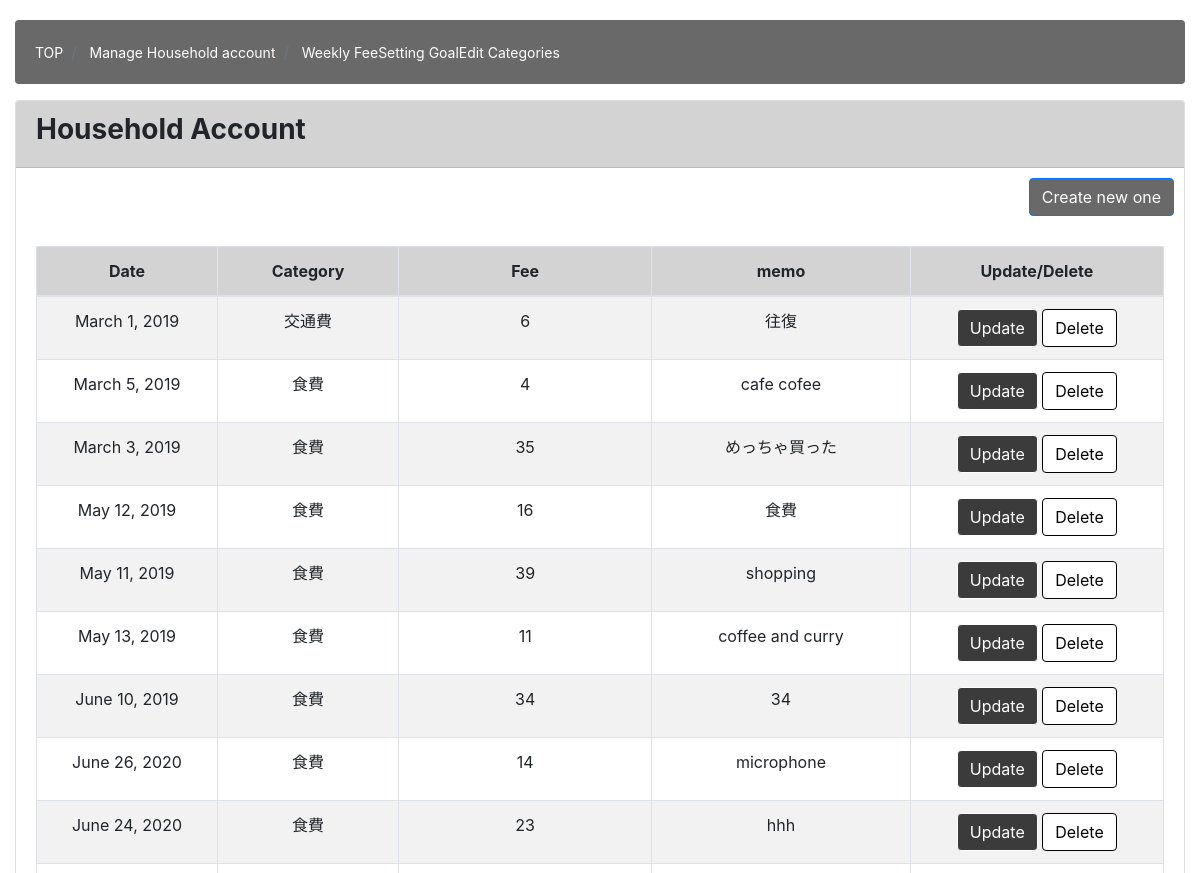
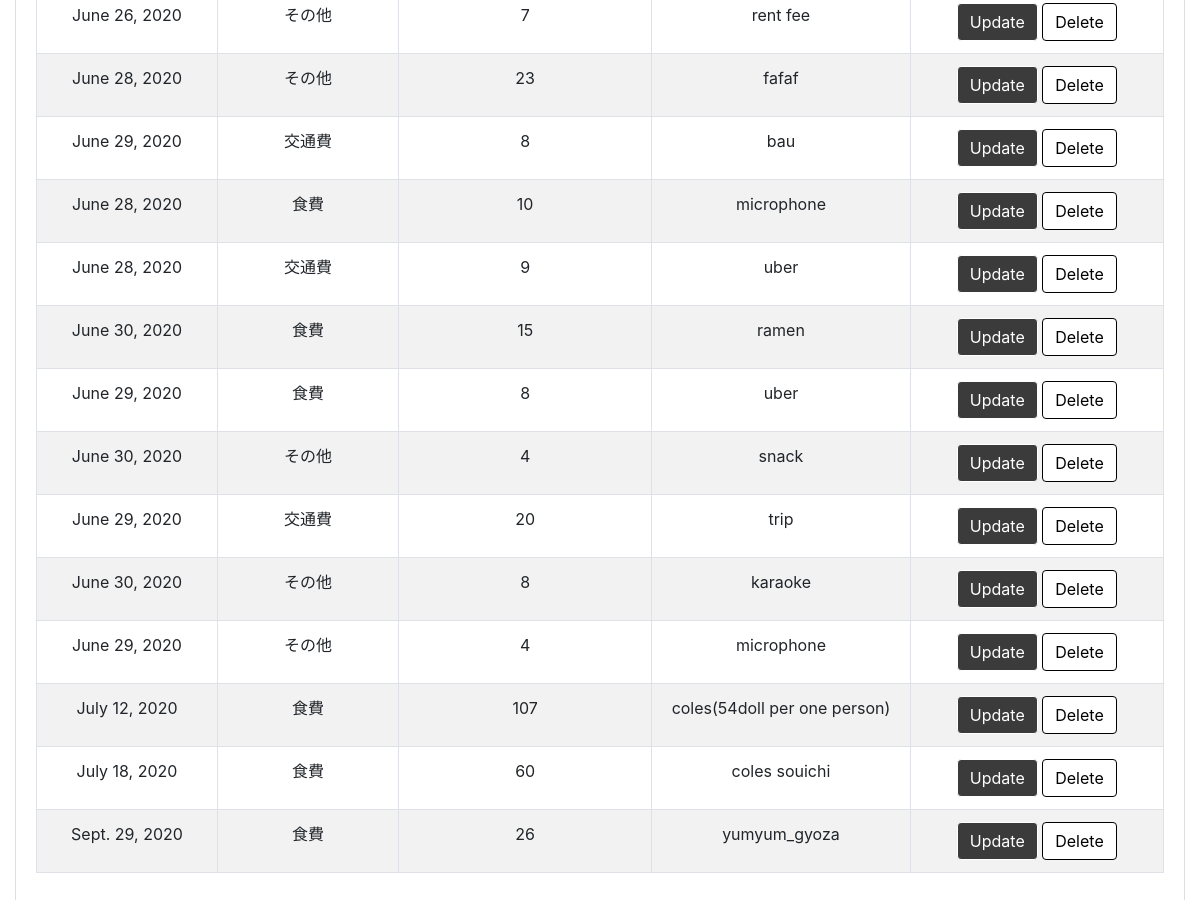
Page /kakeibo/kakeibo_list/ on the earlier database version (2 pictures, top to bottom).
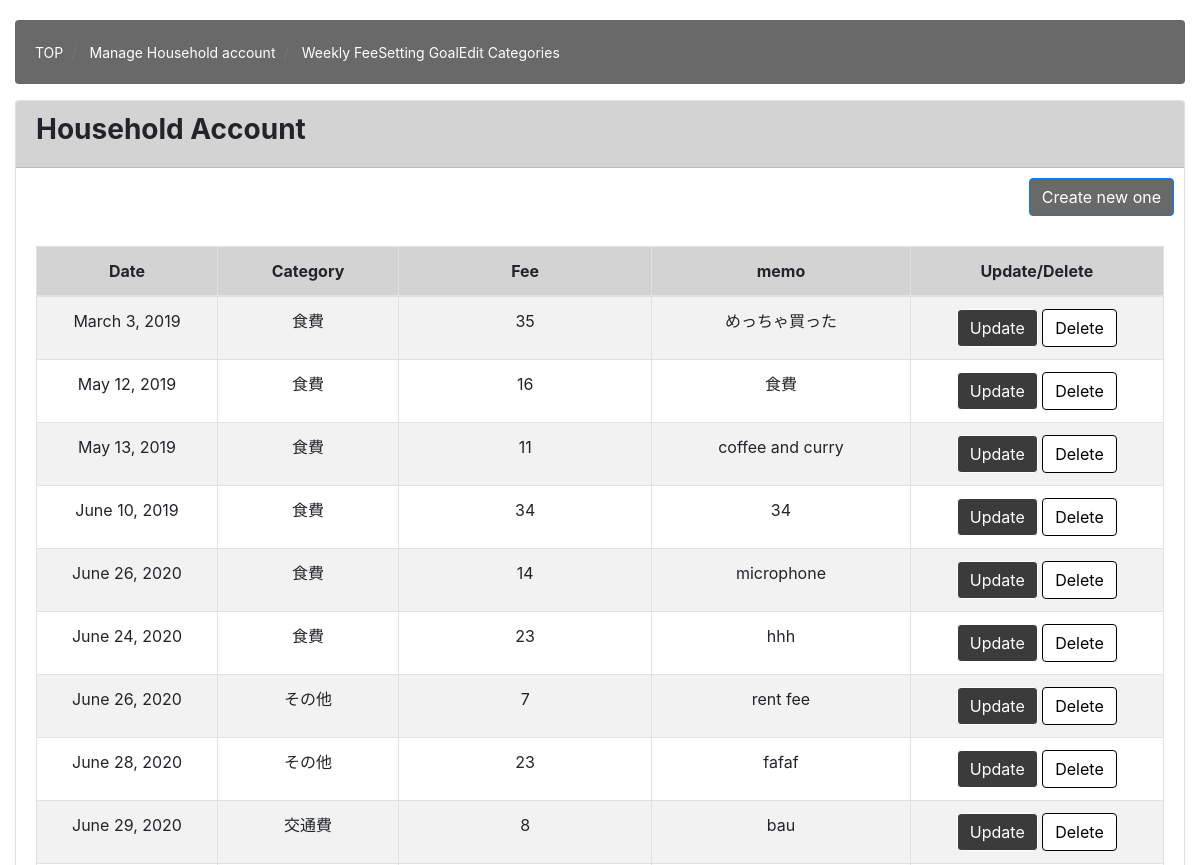
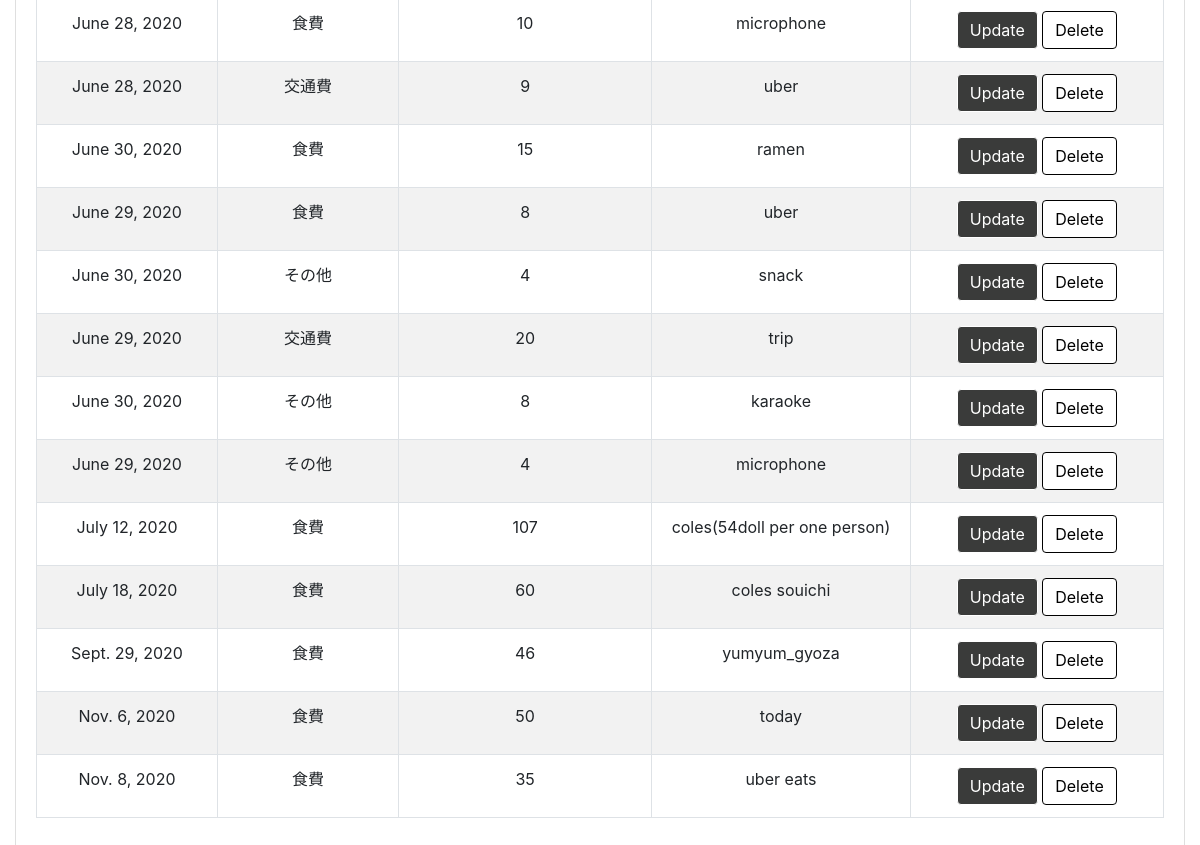
Same page on the later database version (2 pictures, top to bottom).
### kakeibo/models.py (models this page shows, shortened)
class Kakeibo(models.Model):
    class Meta:
        db_table = "kakeibo"
        verbose_name = "Kakeibo"
        verbose_name_plural = "Kakeibo"
    date = models.DateField(
        verbose_name="Date", default=datetime.now, help_text="Please use format 'yyyy-mm-dd' ")
    category = models.ForeignKey(
        Category, on_delete=models.CASCADE, verbose_name="Category")
    money = models.IntegerField(
        verbose_name="Fee", help_text="Australia dollars", validators=[check_length])
    memo = models.CharField(verbose_name="Memo", max_length=500)

class Category(models.Model):
    class Meta:
        db_table = "category"
        verbose_name = "Category"
        verbose_name_plural = "Category"
    category_name = models.CharField(max_length=255, unique=True)
    def __str__(self):
        return self.category_name

### kakeibo/views.py (the view)
# urls.py: path('kakeibo_list/', views.KakeiboListView.as_view(), name='kakeibo_list'),
class KakeiboListView(ListView):
    model = Kakeibo
    template_name = 'kakeibo/kakeibo_list.html'
    def queryset(self):
        return Kakeibo.objects.all()

### kakeibo/templates/kakeibo/kakeibo_list.html
{% extends 'kakeibo/base.htm' %}
{% block content %}
<div class="content-wrapper">
  <div class="container-fluid">
    <ol class="breadcrumb" style="background-color: #696969; margin-top: 20px;  padding: 20px;">
            <li class="breadcrumb-item">
                <a href="{% url 'kakeibo:kakeibo_monster' %}" style="color: white; font-size: 14px;">TOP</a>
            </li>
            <li class="breadcrumb-item">
                <a href="{% url 'kakeibo:kakeibo_list' %}"  style="color: white; font-size: 14px;">Manage Household account</a>
            </li>
            <li class="breadcrumb-item">
                <a href="{% url 'kakeibo:kakeibo_circle' %}"  style="color: white; font-size: 14px;">Weekly Fee</a>
            </li>
            <li>
                <a href="{% url 'kakeibo:setgoal' %}"  style="color: white; font-size: 14px;">Setting Goal</a>
            </li>
            <li>
                <a href="{% url 'kakeibo:category_list' %}"  style="color: white; font-size: 14px;">Edit Categories</a>
            </li>
        </ol>
    <div class="card mb-3">
      <div class="card-header" style="background-color: #D3D3D3">
        <h3><b>Household Account</b></h3>
      </div>
      <div align="right" style="margin:10px">
        <a class="btn btn-primary" href="{% url 'kakeibo:kakeibo_create' %}" style="background-color: #696969; color: #ffffff">Create new one</a>
      </div>
      <div class="card-body">
        <div class="table-responsive">
          <table id=kakeibo_list width="100%" class="table table-striped table-bordered table-hover">
            <thead style="background-color: #D3D3D3">
              <tr>
                <th class="text-center">Date</th>
                <th class="text-center">Category</th>
                <th class="text-center">Fee</th>
                <th class="text-center">memo</th>
                <th class="text-center">Update/Delete</th>
              </tr>
            </thead>
            <tbody>
              {% for item in object_list %}
              <tr class="odd gradeX text-center">
                <td class="text-center" width="100">{{ item.date}}</td>
                <td class="text-center" width="100">{{ item.category }}</td>
                <td class="text-center" width="140">{{ item.money }}</td>
                <td class="text-center" width="140">{{ item.memo }}</td>
                <td class="text-center" width="140">
                  <a class="btn btn-primary" href="{% url 'kakeibo:kakeibo_update' item.pk %}" style="color: white; background-color: #3a3b3a; border-color: white;">Update</a>
                  <a class="btn btn-danger" href="{% url 'kakeibo:kakeibo_delete' item.pk %}" style="color: black; background-color: white; border-color: black;">Delete</a>
                </td>
              </tr>
              {% endfor %}
            </tbody>
          </table>
        </div>
      </div>
    </div>
  </div>
</div>
{% endblock content %}

Differences in the rows shown:
removed Kakeibo: date "March 1, 2019", category "交通費", money "6", memo "往復"
removed Kakeibo: date "March 5, 2019", category "食費", money "4", memo "cafe cofee"
removed Kakeibo: date "May 11, 2019", category "食費", money "39", memo "shopping"
changed Kakeibo "Sept. 29, 2020": money "26" → "46"
added Kakeibo: date "Nov. 6, 2020", category "食費", money "50", memo "today"
added Kakeibo: date "Nov. 8, 2020", category "食費", money "35", memo "uber eats"
